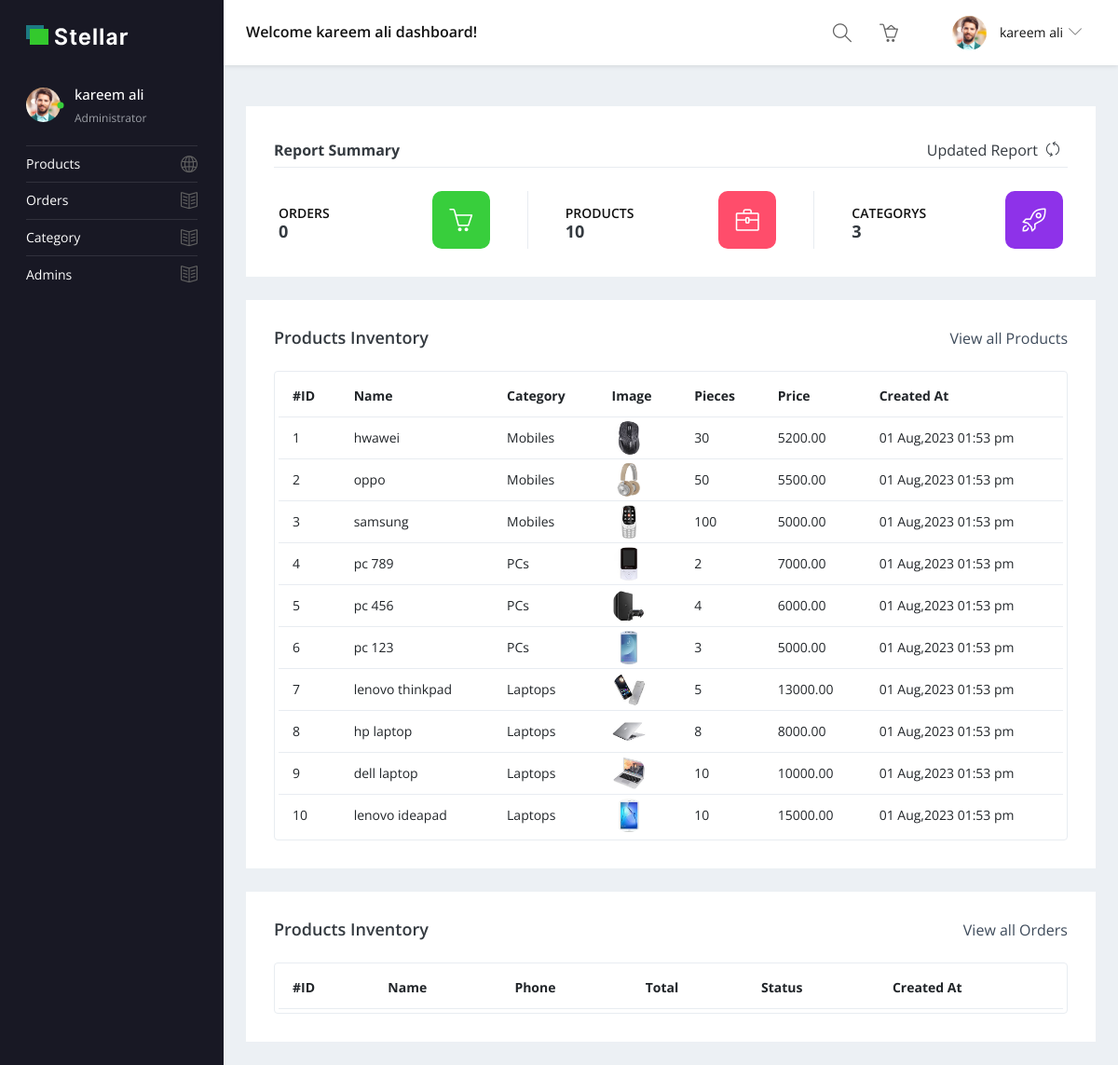
The page /admin/index.php (signed in) on the database its author committed.
### tables this page shows
CREATE TABLE `products` (
    `id` INT UNSIGNED NOT NULL AUTO_INCREMENT,
    `name` VARCHAR(255) NOT NULL,
    `desc` TEXT NOT NULL,
    `price` decimal(8, 2) NOT NULL,
    `pieces_no` SMALLINT NOT NULL,
    `img` VARCHAR(255) NOT NULL,
    cat_id INT UNSIGNED,
    `created_at` DATETIME NOT NULL DEFAULT NOW(),
    PRIMARY KEY (id),
    FOREIGN KEY (cat_id) REFERENCES cats(id) ON DELETE SET NULL
);

CREATE TABLE `cats` (
    `id` INT UNSIGNED NOT NULL AUTO_INCREMENT,
    `name` VARCHAR(255) NOT NULL,
    `created_at` DATETIME NOT NULL DEFAULT NOW(),
    PRIMARY KEY (id)
);

### app.php (called while the page is built, shortened)
<?php
$session= new Session;

### classes/Session.php (called while the page is built, shortened)
<?php
class Session
{
    public function get(string $key)
    {
       return $_SESSION[$key];
    }
}

### classes/Models/Order.php (called while the page is built, shortened)
<?php
class Order extends Db
{
    public function __construct()
    {
        $this->table = "orders";
    }
}

### classes/Db.php (called while the page is built, shortened)
<?php
class Db
{
    protected $table;
    protected $conn;
    public function connect()
    {
        $this->conn = mysqli_connect(DB_SERVERNAME,DB_USERNAME,DB_PASSWORD,DB_NAME);
    }
    public function getCount(): int
    {
      $sql    = "SELECT COUNT(*) AS cnt FROM `$this->table` ";
      $result = mysqli_query($this->conn, $sql);
      return mysqli_fetch_assoc($result)["cnt"];
    }
}

### classes/Models/Product.php (called while the page is built, shortened)
<?php
class Product extends Db
{
    public function __construct()
    {
        $this->table = "products";
    }
  public function selectAllWithCats(string $fields = "*"): array
  {
    $sql = "SELECT $fields FROM `$this->table` JOIN cats ON $this->table.cat_id = cats.id ORDER BY $this->table.id DESC";
    $result = mysqli_query($this->conn, $sql);
    return mysqli_fetch_all($result, MYSQLI_ASSOC);
  }
}

### classes/Models/Cat.php (called while the page is built, shortened)
<?php
class Cat extends Db
{
    public function __construct()
    {
        $this->table = "cats";
    }
}

### admin/index.php (the view, shortened to what this page needs)
<?php require_once("inc/header.php"); ?>
<?php
$productObject = new Product();
$orderObject = new Order();
$catObject = new Cat();
$products = $productObject->selectAllWithCats("products.id AS prodId, products.name AS prodName, cats.name AS catsName, price, pieces_no, img, products.created_at AS prodCreatedAt");
$productCount = $productObject->getCount();
$orderCount = $orderObject->getCount();
$catCount = $catObject->getCount();
?>
<div class="row">
  <div class="col-md-12 grid-margin">
    <div class="card">
      <div class="card-body">
        <div class="row">
          <div class="col-md-12">
            <div class="d-sm-flex align-items-baseline report-summary-header">
              <h5 class="font-weight-semibold">Report Summary</h5> <span class="ml-auto">Updated Report</span> <a href="<?= AURL . "index.php" ?>" class="btn btn-icons border-0 p-2"><i class="icon-refresh"></i></a>
            </div>
          </div>
        </div>
        <div class="row report-inner-cards-wrapper">
          <div class=" col-md -6 col-xl report-inner-card">
            <div class="inner-card-text">
              <span class="report-title">ORDERS</span>
              <h4><?= $orderCount ?></h4>
            </div>
            <div class="inner-card-icon bg-success" style="border-radius: 10px;">
              <i class="icon-basket"></i>
            </div>
          </div>
          <div class="col-md-6 col-xl report-inner-card">
            <div class="inner-card-text">
              <span class="report-title">PRODUCTS</span>
              <h4><?= $productCount  ?></h4>
            </div>
            <div class="inner-card-icon bg-danger" style="border-radius: 10px;">
              <i class="icon-briefcase"></i>
            </div>
          </div>
          <div class="col-md-6 col-xl report-inner-card">
            <div class="inner-card-text">
              <span class="report-title">CATEGORYS</span>
              <h4><?= $catCount  ?></h4>
            </div>
            <div class="inner-card-icon bg-info" style="border-radius: 10px;">
              <i class="icon-rocket"></i>
            </div>
          </div>
        </div>
      </div>
    </div>
  </div>
</div>
<div class="row">
  <div class="col-md-12 grid-margin stretch-card">
    <div class="card">
      <div class="card-body">
        <div class="d-sm-flex align-items-center mb-4">
          <h4 class="card-title mb-sm-0">Products Inventory</h4>
          <a href="<?= AURL . "/product.php" ?>" class="text-dark ml-auto mb-3 mb-sm-0"> View all Products</a>
        </div>
        <div class="table-responsive border rounded p-1">
          <table class="table">
            <thead>
              <tr>
                <th class="font-weight-bold"> #ID </th>
                <th class="font-weight-bold"> Name </th>
                <th class="font-weight-bold"> Category </th>
                <th class="font-weight-bold"> Image </th>
                <th class="font-weight-bold"> Pieces </th>
                <th class="font-weight-bold"> Price </th>
                <th class="font-weight-bold"> Created At </th>
              </tr>
            </thead>
            <tbody>
              <?php foreach ($products as $index => $product) : ?>
                <tr>
                  <td><?= $index + 1 ?></td>
                  <td> <?= $product['prodName'] ?> </td>
                  <td> <?= $product['catsName'] ?> </td>
                  <td class="py-1">
                    <img src="<?= URL . "uploads/" . $product['img'] ?>" alt="image">
                  </td>
                  <td> <?= $product['pieces_no'] ?> </td>
                  <td> <?= $product['price'] ?> </td>
                  <td> <?= date("d M,Y h:i a", strtotime($product['prodCreatedAt'])); ?> </td>
                </tr>
              <?php endforeach; ?>
            </tbody>
          </table>
        </div>
      </div>
    </div>
  </div>
</div>
<div class="row">
  <div class="col-md-12 grid-margin stretch-card">
    <div class="card">
      <div class="card-body">
        <div class="d-sm-flex align-items-center mb-4">
          <h4 class="card-title mb-sm-0">Products Inventory</h4>
          <a href="<?= AURL . "/orders.php" ?>" class="text-dark ml-auto mb-3 mb-sm-0"> View all Orders</a>
        </div>
        <div class="table-responsive border rounded p-1">
          <table class="table">
            <thead>
              <tr>
                <th class="font-weight-bold"> #ID </th>
                <th class="font-weight-bold"> Name </th>
                <th class="font-weight-bold"> Phone </th>
                <th class="font-weight-bold"> Total </th>
                <th class="font-weight-bold"> Status </th>
                <th class="font-weight-bold"> Created At </th>
              </tr>
            </thead>
          </table>
        </div>
      </div>
    </div>
  </div>
</div>
<?php require_once("inc/footer.php"); ?>

### admin/inc/header.php (shortened to what this page needs)
<?php require_once "../app.php" ?>
<!DOCTYPE html>
<html lang="en">
<head>
  <link rel="stylesheet" href="<?= AURL ?>/assets/vendors/simple-line-icons/css/simple-line-icons.css">
  <link rel="stylesheet" href="<?= AURL ?>/assets/vendors/flag-icon-css/css/flag-icon.min.css">
  <link rel="stylesheet" href="<?= AURL ?>/assets/vendors/css/vendor.bundle.base.css">
  <link rel="stylesheet" href="<?= AURL ?>/assets/vendors/daterangepicker/daterangepicker.css">
  <link rel="stylesheet" href="<?= AURL ?>/assets/vendors/chartist/chartist.min.css">
  <link rel="stylesheet" href="<?= AURL ?>/assets/css/style.css">
</head>
<body>
  <div class="container-scroller">
    <nav class="navbar default-layout-navbar col-lg-12 col-12 p-0 fixed-top d-flex flex-row">
      <div class="navbar-brand-wrapper d-flex align-items-center">
        <a class="navbar-brand brand-logo" href="index.php">
          <img src="<?= AURL ?>/assets/images/logo.svg" alt="logo" class="logo-dark" />
        </a>
      </div>
      <div class="navbar-menu-wrapper d-flex align-items-center flex-grow-1">
        <h5 class="mb-0 font-weight-medium d-none d-lg-flex">Welcome <?= $session->get("adminName") ?> dashboard!</h5>
        <ul class="navbar-nav navbar-nav-right ml-auto">
          <form class="search-form d-none d-md-block" action="#">
            <i class="icon-magnifier"></i>
            <input type="search" class="form-control" placeholder="Search Here" title="Search here">
          </form>
          <li class="nav-item"><a href="<?= AURL . "/orders.php" ?>" class="nav-link"><i class="icon-basket-loaded"></i></a></li>
          <li class="nav-item dropdown d-none d-xl-inline-flex user-dropdown">
            <a class="nav-link dropdown-toggle" id="UserDropdown" href="#" data-toggle="dropdown" aria-expanded="false">
              <img class="img-xs rounded-circle ml-2" src="<?= AURL ?>/assets/images/faces/face1.jpg" alt="Profile image"> <span class="font-weight-normal"> <?= $session->get("adminName") ?> </span></a>
          </li>
        </ul>
      </div>
    </nav>
    <div class="container-fluid page-body-wrapper">
      <nav class="sidebar sidebar-offcanvas" id="sidebar">
        <ul class="nav">
          <li class="nav-item nav-profile">
            <a href="#" class="nav-link">
              <div class="profile-image">
                <img class="img-xs rounded-circle" src="<?= AURL ?>/assets/images/faces/face1.jpg" alt="profile image">
                <div class="dot-indicator bg-success"></div>
              </div>
              <div class="text-wrapper">
                <p class="profile-name"><?= $session->get("adminName") ?></p>
                <p class="designation">Administrator</p>
              </div>
            </a>
          </li>
          <li class="nav-item">
            <a class="nav-link" href="<?= AURL . "/product.php" ?>">
              <span class="menu-title">Products</span>
              <i class="icon-globe menu-icon"></i>
            </a>
          </li>
          <li class="nav-item">
            <a class="nav-link" href="<?= AURL . "/orders.php" ?>">
              <span class="menu-title">Orders</span>
              <i class="icon-book-open menu-icon"></i>
            </a>
          </li>
          <li class="nav-item">
            <a class="nav-link" href="<?= AURL . "/category.php" ?>">
              <span class="menu-title">Category</span>
              <i class="icon-book-open menu-icon"></i>
            </a>
          </li>
          <li class="nav-item">
            <a class="nav-link" href="<?= AURL . "/admins.php" ?>">
              <span class="menu-title">Admins</span>
              <i class="icon-book-open menu-icon"></i>
            </a>
          </li>
        </ul>
      </nav>
      <div class="main-panel">
        <div class="content-wrapper">

### admin/inc/footer.php (shortened to what this page needs)
</div>
</div>
</div>
</div>
</body>
</html>

### rows shown on the page
products: name "hwawei", cat.name "Mobiles", img (picture), pieces_no "30", price "5200.00", created_at "01 Aug,2023 01:53 pm"
products: name "oppo", cat.name "Mobiles", img (picture), pieces_no "50", price "5500.00", created_at "01 Aug,2023 01:53 pm"
products: name "samsung", cat.name "Mobiles", img (picture), pieces_no "100", price "5000.00", created_at "01 Aug,2023 01:53 pm"
products: name "pc 789", cat.name "PCs", img (picture), pieces_no "2", price "7000.00", created_at "01 Aug,2023 01:53 pm"
products: name "pc 456", cat.name "PCs", img (picture), pieces_no "4", price "6000.00", created_at "01 Aug,2023 01:53 pm"
products: name "pc 123", cat.name "PCs", img (picture), pieces_no "3", price "5000.00", created_at "01 Aug,2023 01:53 pm"
products: name "lenovo thinkpad", cat.name "Laptops", img (picture), pieces_no "5", price "13000.00", created_at "01 Aug,2023 01:53 pm"
products: name "hp laptop", cat.name "Laptops", img (picture), pieces_no "8", price "8000.00", created_at "01 Aug,2023 01:53 pm"
products: name "dell laptop", cat.name "Laptops", img (picture), pieces_no "10", price "10000.00", created_at "01 Aug,2023 01:53 pm"
products: name "lenovo ideapad", cat.name "Laptops", img (picture), pieces_no "10", price "15000.00", created_at "01 Aug,2023 01:53 pm"

### other values the page prints
$session->get("adminName") "kareem ali"
$orderCount "0"
$productCount "10"
$catCount "3"
